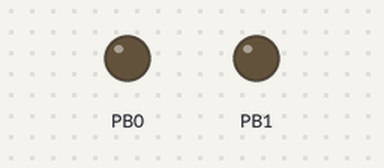
A sketch run on a simulated ATtiny85, built with avr-gcc and run on an emulated ATtiny85. On the bench: output pins drawn as LEDs (lit = HIGH).

Above: at 0.15 s.
At 4.05 s:
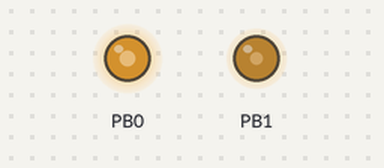
Timing chart, 0 to 4.0 s (numbered marks = the images above):
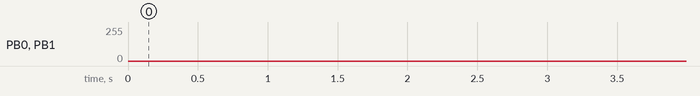

The sketch:

_30_arduSerie_ATTiny85_two_PWM_output.ino
```cpp
// (licence header left out)
   /*
     ATtiny85 outputs
  */
const int Red = 0;
const int Green = 1;

volatile uint8_t* Port[] = {&OCR0A, &OCR0B};

void setup() {

  /*
    Port B Data Direction Register (controls the mode of all pins within port B)
    DDRB is 8 bits: [unused:unused:DDB5:DDB4:DDB3:DDB2:DDB1:DDB0]
    1<<DDB1: sets bit DDB1 (data-direction, port B, pin 1), which puts PB1 (port B, pin 1) in output mode
    1<<DDB0: sets bit DDB0 (data-direction, port B, pin 0), which puts PB0 (port B, pin 0) in output mode
  */
  DDRB  |= (1 << DDB1) | (1 << DDB0);

  /*
    Control Register A for Timer/Counter-0 (Timer/Counter-0 is configured using two registers: A and B)
    TCCR0A is 8 bits: [COM0A1:COM0A0:COM0B1:COM0B0:unused:unused:WGM01:WGM00]
    3<<COM0A0: sets bits COM0A0 and COM0A1, which (in Fast PWM mode) sets OC0A on compare-match, and clear OC0A at BOTTOM (inverting mode)
    3<<COM0B0: sets bits COM0B0 and COM0B1, which (in Fast PWM mode) sets OC0B on compare-match, and clear OC0B at BOTTOM (inverting mode)
    3<<WGM00: sets bits WGM00 and WGM01, which (when combined with WGM02 from TCCR0B below) enables Fast PWM mode
  */
  TCCR0A = 3 << COM0A0 | 3 << COM0B0 | 3 << WGM00;

  /*
    Control Register B for Timer/Counter-0 (Timer/Counter-0 is configured using two registers: A and B)
    TCCR0B is 8 bits: [FOC0A:FOC0B:unused:unused:WGM02:CS02:CS01:CS00]
    0<<WGM02: bit WGM02 remains clear, which (when combined with WGM00 and WGM01 from TCCR0A above) enables Fast PWM mode
    3<<CS00: sets bits CS00 and CS01 (leaving CS02 clear), which tells Timer/Counter-0 to use a prescalar 64
  */
  TCCR0B = 0 << WGM02 | 3 << CS00;

}

  /*
    Sets colour Red=0 Green=1 to specified intensity 0 (off) to 255 (max)
  */
void SetColour (int colour, int intensity) {
  *Port[colour] = 255 - intensity;
}

  /*
    Update compare registers with red, green and blue values
    Mixing colors two by two in a well-paced fashion
    And finally a very brief pause so we can see all dacing collors
  */
void loop() {
  for (int colour = 0; colour < 2; colour++) {
    SetColour((colour + 2) % 2, 0);
    for (int i = 0; i <= 255; i++) {
      SetColour((colour + 1) % 2, i);
      SetColour(colour, 255 - i);
      delay(1);
    }
  }
}
```
